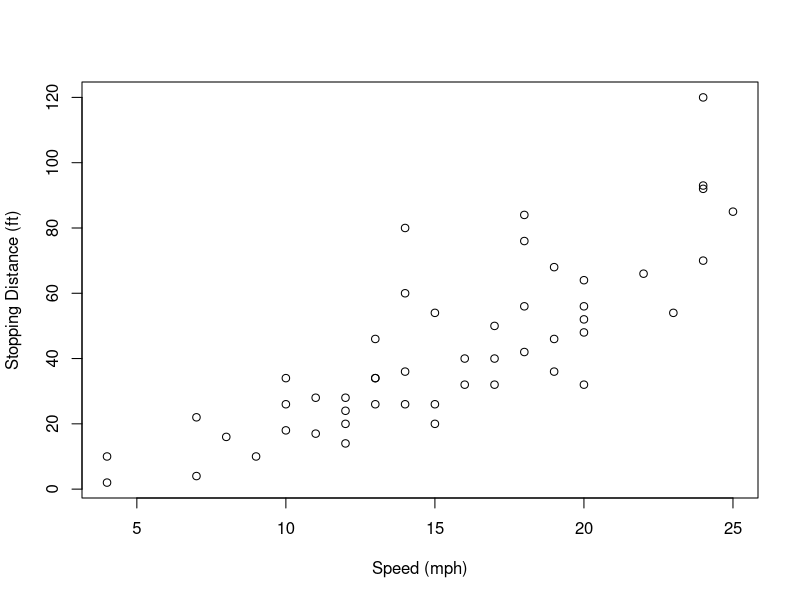
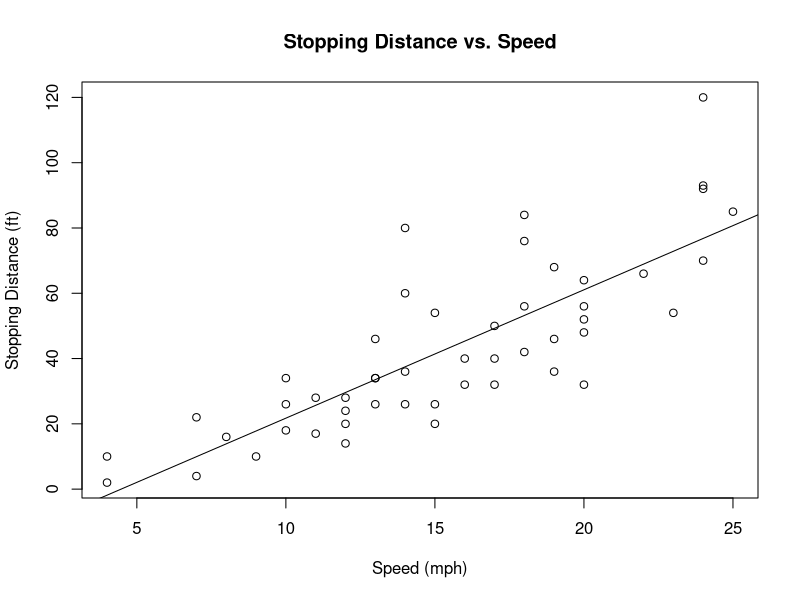
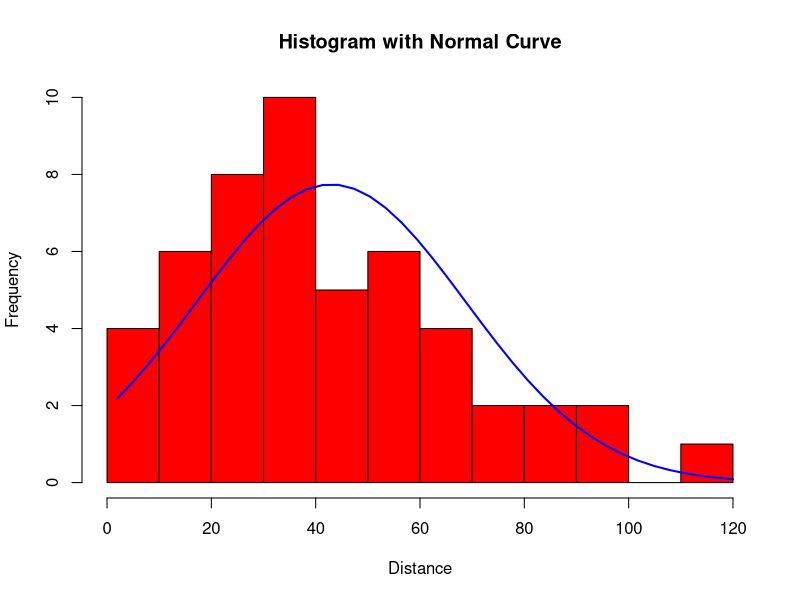
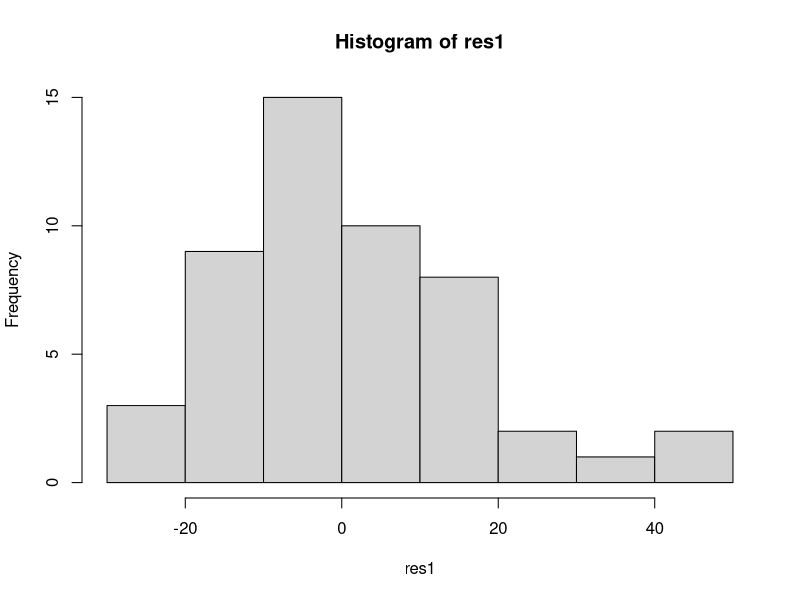
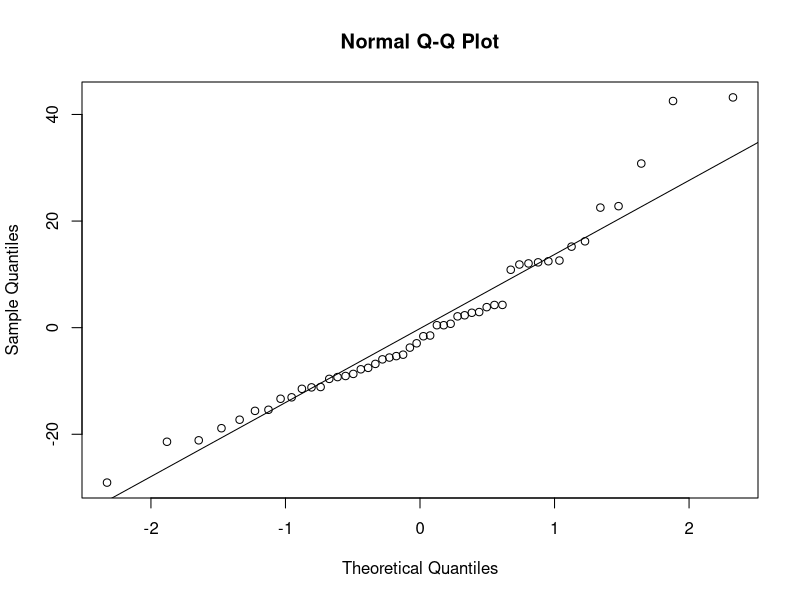
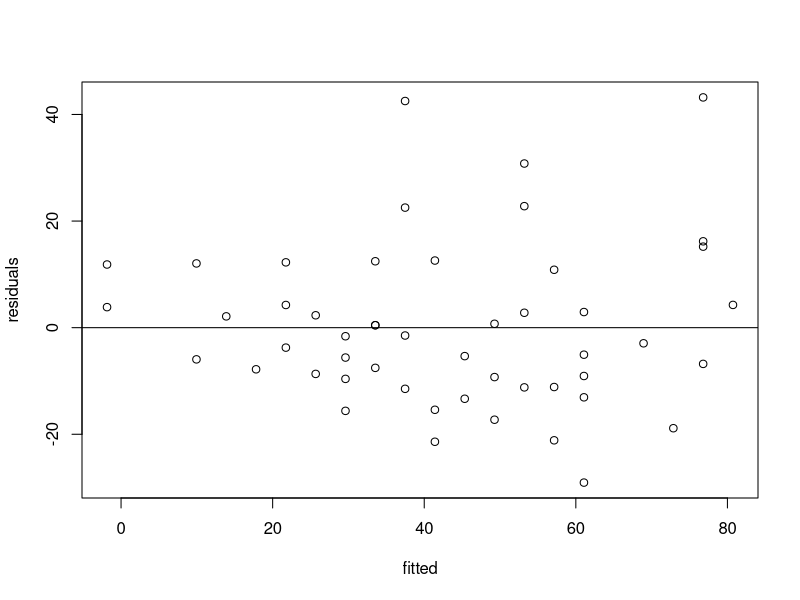
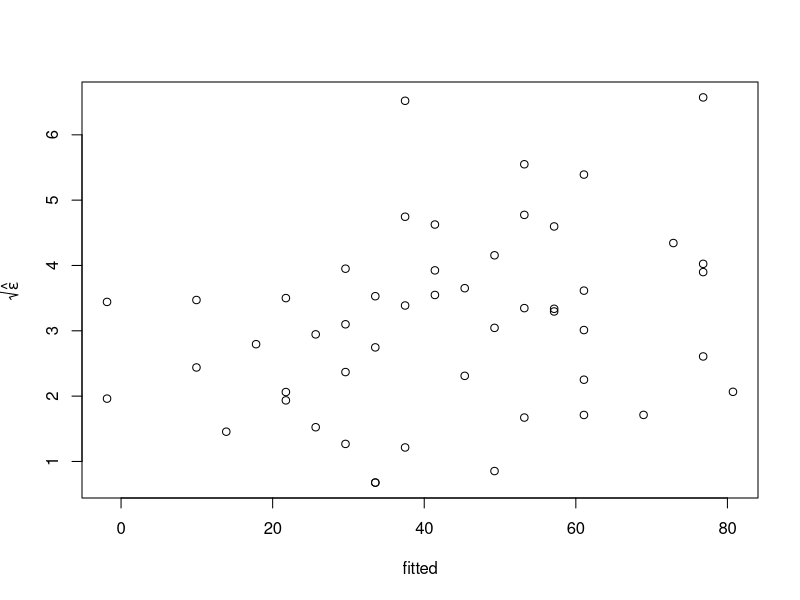

Generate these figures, in order, with R:
## ---- chunk 1
knitr::opts_chunk$set(eval = TRUE, results = TRUE)
## ---- chunk 2
head(cars)
summary(cars)
## ---- chunk 3
plot(cars$speed, cars$dist, xlab='Speed (mph)', ylab='Stopping Distance (ft)')
## ---- chunk 4
lmod <- lm(dist ~ speed, data=cars)
summary(lmod)

## ---- chunk 5
cars.lm <- lm(dist ~ speed, data = cars)
summary(cars.lm)
## ---- chunk 6
plot(cars$speed, cars$dist, xlab='Speed (mph)', ylab='Stopping Distance (ft)', 
     main='Stopping Distance vs. Speed')
abline(lmod)
## ---- chunk 7
distance <- cars$dist 
h<-hist(distance, breaks=10, col="red", xlab="Distance", 
    main="Histogram with Normal Curve") 
xfit<-seq(min(distance),max(distance),length=40) 
yfit<-dnorm(xfit,mean=mean(distance),sd=sd(distance)) 
yfit <- yfit*diff(h$mids[1:2])*length(distance) 
lines(xfit, yfit, col="blue", lwd=2)
## ---- chunk 8
res1<-lmod$residuals
hist(res1)
## ---- chunk 9
qqnorm(resid(cars.lm))
qqline(resid(cars.lm))

## ---- chunk 10
plot(fitted(lmod), residuals(lmod), xlab="fitted", ylab="residuals")
abline(h=0);
plot(fitted(lmod), sqrt(abs(residuals(lmod))), xlab="fitted", ylab=expression(sqrt(hat(epsilon))))
